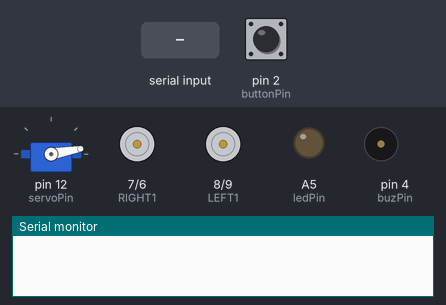
A sketch run on a simulated Arduino Uno, built with avr-gcc and run on an emulated ATmega328P. Parts: servo, motor-driver pin pairs drawn as motors (green arrow = first pin HIGH = forward, orange = second pin HIGH = backward, longer = more drive, scaled by the enable pin), output pins drawn as LEDs (lit = HIGH), buzzer (waves = sounding, pin HIGH), the last lines printed to the serial monitor. Wiring (inferred from the names in the program): servo: signal pin 12. The inputs (shaded band) are chosen by the test bench; at power-on: pin 2 (buttonPin) HIGH. Servo pulses on a pin are drawn as a servo (544–2400 µs = 0–180°); pins used as bus, display or sensor lines are not drawn.

Above: at 1.6 s.
1.7 s: pin 2 (buttonPin) pulled LOW for 0.15 s
At 3.0 s:
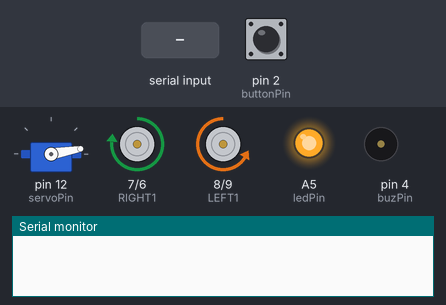
4.8 s: pin 2 (buttonPin) pulled LOW for 1 s
At 5.4 s:
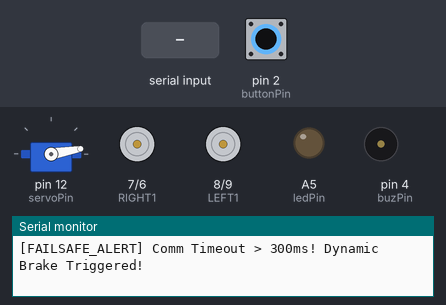
7.3 s: "X" received over Serial
At 7.45 s:
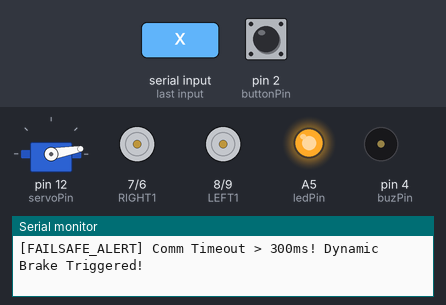
Timing chart, 0 to 10.3 s (numbered marks = the images above; inputs shaded):
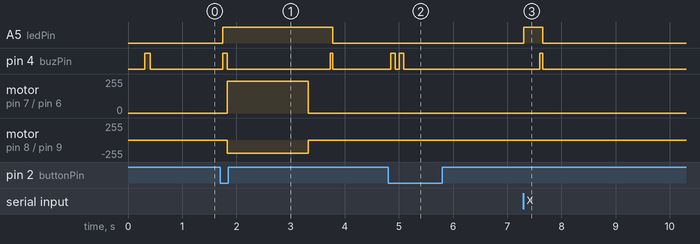

The sketch:

car_controll.ino
```cpp
// ─────────────────────────────────────────────────────────
// 📌 腳位定義 與 狀態變數（自訂按鈕 Pin 2，內建上拉）
// ─────────────────────────────────────────────────────────
const byte LEFT1 = 8;     const byte LEFT2 = 9;     const byte LEFT_PWM = 10;
const byte RIGHT1 = 7;    const byte RIGHT2 = 6;    const byte RIGHT_PWM = 5;
const int ledPin = A5;    const int buzPin = 4;     const int servoPin = 12;
const int buttonPin = 2;

bool isAutoMode = false;
bool lastButtonState = HIGH;

// 🎯 新增：連續攻擊次數計數器
int attackCount = 0;

// 🛡️ =========================================================
// 🛡️ 【工業級 Failsafe 通訊看門狗 (Communication Watchdog)】
// 🛡️ =========================================================
unsigned long lastHeartbeatTime = 0;           // 上一次收到合法指令或心跳的時間戳
const unsigned long FAILSAFE_TIMEOUT_MS = 300; // 超時門檻：300ms (容許掉 1~2 封包，超時立即判定斷線)
bool isFailsafeActive = false;                 // 是否觸發緊急煞車鎖定

void writeServoAngle(int angle) {
  int pulseWidth = map(angle, 0, 180, 500, 2500);
  for (int i = 0; i < 15; i++) {
    digitalWrite(servoPin, HIGH);   delayMicroseconds(pulseWidth);
    digitalWrite(servoPin, LOW);    delay(20 - (pulseWidth / 1000));
  }
}

void setup() {
  Serial.begin(9600);
  pinMode(LEFT1, OUTPUT);   pinMode(LEFT2, OUTPUT);   pinMode(LEFT_PWM, OUTPUT);
  pinMode(RIGHT1, OUTPUT);  pinMode(RIGHT2, OUTPUT);  pinMode(RIGHT_PWM, OUTPUT);
  pinMode(ledPin, OUTPUT);  pinMode(buzPin, OUTPUT);  pinMode(servoPin, OUTPUT);
  pinMode(buttonPin, INPUT_PULLUP);

  writeServoAngle(10);
  digitalWrite(buzPin, HIGH); delay(100); digitalWrite(buzPin, LOW);
  digitalWrite(ledPin, LOW);
  brakeCar_Dynamic(); // 上電預設電磁制動

  lastHeartbeatTime = millis(); // 初始化看門狗計時器
}

// ─────────────────────────────────────────────────────────
// 📌 主要邏輯迴圈（整合 Failsafe 看門狗與動態煞車）
// ─────────────────────────────────────────────────────────
void loop() {
  // 🎯 按鈕偵測開關
  bool currentButtonState = digitalRead(buttonPin);
  if (currentButtonState == LOW && lastButtonState == HIGH) {
    delay(50); // 防彈跳
    isAutoMode = !isAutoMode;

    if (isAutoMode) {
      digitalWrite(ledPin, HIGH);
      digitalWrite(buzPin, HIGH); delay(80); digitalWrite(buzPin, LOW);
      lastHeartbeatTime = millis(); // 啟動自動模式時重置看門狗
      isFailsafeActive = false;

      // 🟢 核心修正：手動啟動時強行前進 1500ms，期間不斷清空 Serial 攔截樹莓派指令
      moveForward();
      unsigned long startTime = millis();
      while (millis() - startTime < 1500) {
        if (Serial.available() > 0) {
          Serial.read();
        }
      }
      stopCar();
      delay(100);
      lastHeartbeatTime = millis();

    } else {
      digitalWrite(ledPin, LOW);
      digitalWrite(buzPin, HIGH); delay(80); digitalWrite(buzPin, LOW); delay(80); digitalWrite(buzPin, HIGH); delay(80); digitalWrite(buzPin, LOW);
      brakeCar_Dynamic(); // 關閉自動模式時強制電磁煞停
      attackCount = 0;
      isFailsafeActive = false;
    }
  }
  lastButtonState = currentButtonState;

  // 🛡️ -------------------------------------------------------------
  // 🛡️ [Failsafe 通訊看門狗監控]
  // 🛡️ 在自動模式下，若超過 300ms 未收到任何來自樹莓派的指令或心跳，
  // 🛡️ 判定上層當機或 UART 傳輸線甩脫，立即切換為動態電磁煞車防暴衝！
  // 🛡️ -------------------------------------------------------------
  if (isAutoMode) {
    if (millis() - lastHeartbeatTime > FAILSAFE_TIMEOUT_MS) {
      if (!isFailsafeActive) {
        isFailsafeActive = true;
        brakeCar_Dynamic(); // 立即短路馬達繞組，利用反電動勢 (Back-EMF) 瞬間制動！
        digitalWrite(buzPin, HIGH); delay(50); digitalWrite(buzPin, LOW); // 警報音
        digitalWrite(ledPin, LOW); // 熄滅就緒燈
        Serial.println(F("[FAILSAFE_ALERT] Comm Timeout > 300ms! Dynamic Brake Triggered!"));
      }
      return; // 斷線狀態下直接返回，拒絕執行任何殘留舊指令！
    }
  }

  // 🎯 接收樹莓派序列埠指令
  if (Serial.available() > 0) {
    char cmd;
    while (Serial.available() > 0) { cmd = Serial.read(); } // 讀取最新指令

    // 收到任何字元皆代表通訊鏈路正常，立即「餵狗 (Feed Watchdog)」！
    lastHeartbeatTime = millis();

    // 若原本處於 Failsafe 狀態，通訊恢復後解除鎖定
    if (isFailsafeActive) {
      isFailsafeActive = false;
      digitalWrite(ledPin, HIGH);
      Serial.println(F("[FAILSAFE_INFO] Communication Restored. System Normal."));
    }

    // 💓 收到獨立心跳包 'H'，僅更新時間戳，無需其他動作
    if (cmd == 'H') {
      return;
    }

    if (cmd == 'X') { isAutoMode = true; digitalWrite(ledPin, HIGH); return; }
    if (cmd == 'x') { isAutoMode = false; digitalWrite(ledPin, LOW); brakeCar_Dynamic(); attackCount = 0; return; }

    // 收到 'S' 指令時執行煞車，不解除自動模式
    if (cmd == 'S') { brakeCar_Dynamic(); return; }

    if (isAutoMode == false) { stopCar(); return; }

    // 👣 核心動作控制
    switch(cmd) {
      case 'F': moveForward_Slowly(); delay(250); stopCar(); delay(200); attackCount = 0; break;
      case 'L': turnLeft(); delay(70); stopCar(); delay(200); attackCount = 0; break;
      case 'R': turnRight(); delay(85); stopCar(); delay(200); attackCount = 0; break;
      case 'W': turnRight(); delay(100); stopCar(); delay(200); attackCount = 0; break;

      case 'A':
        stopCar();
        attackCount++; // 累加攻擊次數

        if (attackCount == 1) {
          // ⚔️ 第 1 次攻擊：直接揮刀
          digitalWrite(buzPin, HIGH);
          writeServoAngle(120); delay(100);
          writeServoAngle(10);  digitalWrite(buzPin, LOW);

        } else if (attackCount >= 2) {
          // 🔄 第 2 次攻擊（代表剛剛沒砍破）：先微調位置再補刀
          moveBackward(); delay(150);
          stopCar(); delay(200);

          digitalWrite(buzPin, HIGH);
          writeServoAngle(120); delay(100);
          writeServoAngle(10);  digitalWrite(buzPin, LOW);

          attackCount = 0; // 補刀完成，重置計數
        }
        break;
    }
  }
}

// ─────────────────────────────────────────────────────────
// 🛠️ 馬達運動控制（馬力分配：左 200 / 右 240~255）
// ─────────────────────────────────────────────────────────

void moveForward() {
  digitalWrite(LEFT1, LOW);   digitalWrite(LEFT2, HIGH);  analogWrite(LEFT_PWM, 200);
  digitalWrite(RIGHT1, HIGH); digitalWrite(RIGHT2, LOW);   analogWrite(RIGHT_PWM, 240);
}
void moveForward_Slowly() {
  digitalWrite(LEFT1, LOW);   digitalWrite(LEFT2, HIGH);  analogWrite(LEFT_PWM, 200);
  digitalWrite(RIGHT1, HIGH); digitalWrite(RIGHT2, LOW);   analogWrite(RIGHT_PWM, 255);
}
void moveBackward() {
  digitalWrite(LEFT1, HIGH);  digitalWrite(LEFT2, LOW);   analogWrite(LEFT_PWM, 200);
  digitalWrite(RIGHT1, LOW);   digitalWrite(RIGHT2, HIGH); analogWrite(RIGHT_PWM, 200);
}
void turnLeft() {
  digitalWrite(LEFT1, HIGH);  digitalWrite(LEFT2, LOW);   analogWrite(LEFT_PWM, 200);
  digitalWrite(RIGHT1, HIGH); digitalWrite(RIGHT2, LOW);   analogWrite(RIGHT_PWM, 200);
}
void turnRight() {
  digitalWrite(LEFT1, LOW);   digitalWrite(LEFT2, HIGH);  analogWrite(LEFT_PWM, 200);
  digitalWrite(RIGHT1, LOW);   digitalWrite(RIGHT2, HIGH); analogWrite(RIGHT_PWM, 200);
}

// 🛑 =========================================================
// 🛑 【主動動態電磁煞車 (Active Dynamic Braking via Back-EMF)】
// 🛑 =========================================================
// 原理：將 L298N H 橋雙下臂開關同時導通 (IN1=LOW, IN2=LOW) 並將 PWM 設為 255 (ENA/ENB=HIGH)，
// 將直流馬達線圈兩端直接短路。馬達旋轉時的反電動勢 (Back-EMF) 會在短路迴路中產生
// 巨大逆向感應電流與阻尼制動力矩 (Lenz's Law)，在 8cm 內定桿煞停，徹底消除慣性衝撞！
void brakeCar_Dynamic() {
  digitalWrite(LEFT1, LOW);   digitalWrite(LEFT2, LOW);   analogWrite(LEFT_PWM, 255);
  digitalWrite(RIGHT1, LOW);  digitalWrite(RIGHT2, LOW);  analogWrite(RIGHT_PWM, 255);
}

// 🌿 慣性滑動停車 (Coasting - PWM 歸零，H 橋開路浮接 High-Z)
void stopCar() {
  digitalWrite(LEFT1, LOW);   digitalWrite(LEFT2, LOW);   analogWrite(LEFT_PWM, 0);
  digitalWrite(RIGHT1, LOW);  digitalWrite(RIGHT2, LOW);  analogWrite(RIGHT_PWM, 0);
}
```

Measured:
- after the input at 1.7 s, A5 (ledPin): LOW → HIGH after 0.05 s, → LOW 2.0 s later; pin 4 (buzPin): alternates HIGH for 0.07 s and LOW for 1.9 s, starting after 0.05 s
- after the input at 4.8 s, pin 4 (buzPin): alternates HIGH for 0.08 s and LOW for 0.08 s, 4 changes in all, then stays LOW, starting after 0.05 s
- after the input at 7.3 s, A5 (ledPin): LOW → HIGH at once, → LOW 0.35 s later; pin 4 (buzPin): LOW → HIGH after 0.30 s, → LOW 0.05 s later
